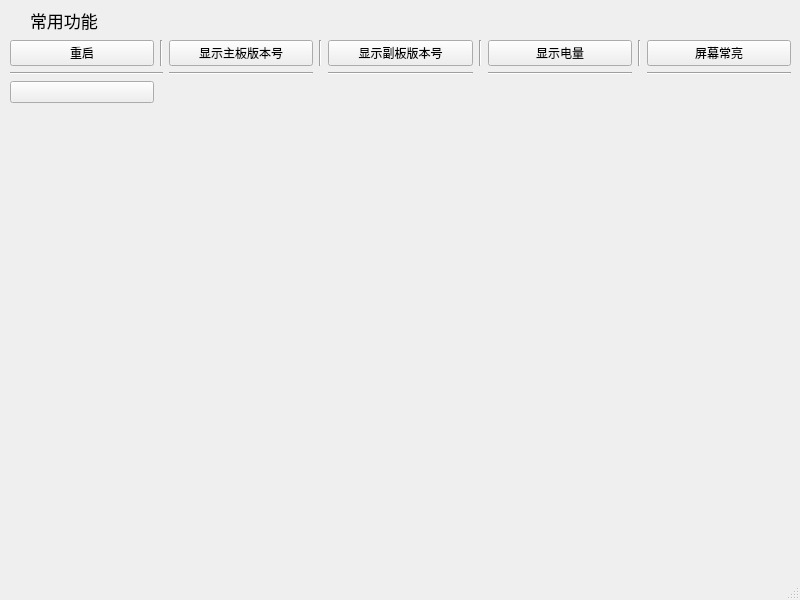
<?xml version="1.0" encoding="UTF-8"?>
<ui version="4.0">
 <class>MainWindow</class>
 <widget class="QMainWindow" name="MainWindow">
  <property name="geometry">
   <rect>
    <x>0</x>
    <y>0</y>
    <width>800</width>
    <height>600</height>
   </rect>
  </property>
  <property name="font">
   <font>
    <weight>50</weight>
    <bold>false</bold>
   </font>
  </property>
  <property name="windowTitle">
   <string>Glocalme_Tool</string>
  </property>
  <widget class="QWidget" name="centralwidget">
   <widget class="QWidget" name="layoutWidget">
    <property name="geometry">
     <rect>
      <x>10</x>
      <y>40</y>
      <width>781</width>
      <height>63</height>
     </rect>
    </property>
    <layout class="QGridLayout" name="gridLayout">
     <item row="0" column="0">
      <widget class="QPushButton" name="pushButton">
       <property name="text">
        <string>重启</string>
       </property>
      </widget>
     </item>
     <item row="0" column="4">
      <widget class="QPushButton" name="pushButton_3">
       <property name="text">
        <string>显示副板版本号</string>
       </property>
      </widget>
     </item>
     <item row="0" column="2">
      <widget class="QPushButton" name="pushButton_2">
       <property name="text">
        <string>显示主板版本号</string>
       </property>
      </widget>
     </item>
     <item row="1" column="2">
      <widget class="Line" name="line_2">
       <property name="orientation">
        <enum>Qt::Horizontal</enum>
       </property>
      </widget>
     </item>
     <item row="0" column="7">
      <widget class="Line" name="line_9">
       <property name="orientation">
        <enum>Qt::Vertical</enum>
       </property>
      </widget>
     </item>
     <item row="0" column="5">
      <widget class="Line" name="line_8">
       <property name="orientation">
        <enum>Qt::Vertical</enum>
       </property>
      </widget>
     </item>
     <item row="0" column="1">
      <widget class="Line" name="line_3">
       <property name="orientation">
        <enum>Qt::Vertical</enum>
       </property>
      </widget>
     </item>
     <item row="0" column="3">
      <widget class="Line" name="line_7">
       <property name="orientation">
        <enum>Qt::Vertical</enum>
       </property>
      </widget>
     </item>
     <item row="0" column="8">
      <widget class="QPushButton" name="pushButton_5">
       <property name="text">
        <string>屏幕常亮</string>
       </property>
      </widget>
     </item>
     <item row="1" column="0" colspan="2">
      <widget class="Line" name="line">
       <property name="orientation">
        <enum>Qt::Horizontal</enum>
       </property>
      </widget>
     </item>
     <item row="1" column="8">
      <widget class="Line" name="line_6">
       <property name="orientation">
        <enum>Qt::Horizontal</enum>
       </property>
      </widget>
     </item>
     <item row="1" column="4">
      <widget class="Line" name="line_4">
       <property name="orientation">
        <enum>Qt::Horizontal</enum>
       </property>
      </widget>
     </item>
     <item row="0" column="6">
      <widget class="QPushButton" name="pushButton_4">
       <property name="text">
        <string>显示电量</string>
       </property>
      </widget>
     </item>
     <item row="1" column="6">
      <widget class="Line" name="line_5">
       <property name="orientation">
        <enum>Qt::Horizontal</enum>
       </property>
      </widget>
     </item>
     <item row="2" column="0">
      <widget class="QPushButton" name="pushButton_6">
       <property name="text">
        <string/>
       </property>
      </widget>
     </item>
    </layout>
   </widget>
   <widget class="QLabel" name="label">
    <property name="geometry">
     <rect>
      <x>30</x>
      <y>10</y>
      <width>751</width>
      <height>21</height>
     </rect>
    </property>
    <property name="font">
     <font>
      <family>楷体</family>
      <pointsize>13</pointsize>
      <weight>50</weight>
      <bold>false</bold>
      <underline>false</underline>
     </font>
    </property>
    <property name="autoFillBackground">
     <bool>false</bool>
    </property>
    <property name="text">
     <string>常用功能</string>
    </property>
   </widget>
  </widget>
  <widget class="QMenuBar" name="menubar">
   <property name="geometry">
    <rect>
     <x>0</x>
     <y>0</y>
     <width>800</width>
     <height>23</height>
    </rect>
   </property>
  </widget>
  <widget class="QStatusBar" name="statusbar"/>
 </widget>
 <resources/>
 <connections/>
 <slots>
  <signal>signal1()</signal>
  <slot>reboot()</slot>
  <slot>displayHostVersion()</slot>
  <slot>displayExtVersion()</slot>
  <slot>displayBattery()</slot>
  <slot>wakey()</slot>
 </slots>
</ui>
